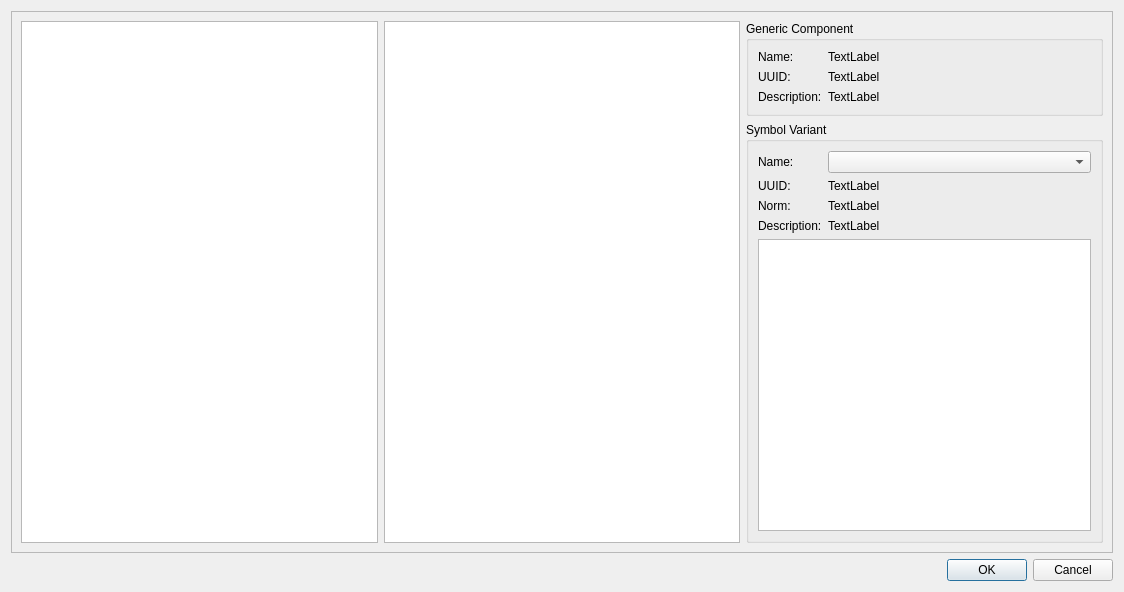
<?xml version="1.0" encoding="UTF-8"?>
<ui version="4.0">
 <class>AddGenCompDialog</class>
 <widget class="QDialog" name="AddGenCompDialog">
  <property name="geometry">
   <rect>
    <x>0</x>
    <y>0</y>
    <width>1124</width>
    <height>592</height>
   </rect>
  </property>
  <property name="windowTitle">
   <string>Add Generic Component</string>
  </property>
  <layout class="QVBoxLayout" name="verticalLayout">
   <item>
    <widget class="QScrollArea" name="scrollArea">
     <property name="horizontalScrollBarPolicy">
      <enum>Qt::ScrollBarAsNeeded</enum>
     </property>
     <property name="widgetResizable">
      <bool>true</bool>
     </property>
     <widget class="QWidget" name="scrollAreaWidgetContents_2">
      <property name="geometry">
       <rect>
        <x>0</x>
        <y>0</y>
        <width>1104</width>
        <height>539</height>
       </rect>
      </property>
      <layout class="QHBoxLayout" name="horizontalLayout">
       <item>
        <widget class="QTreeView" name="treeCategories">
         <property name="editTriggers">
          <set>QAbstractItemView::NoEditTriggers</set>
         </property>
        </widget>
       </item>
       <item>
        <widget class="QListWidget" name="listGenericComponents">
         <property name="minimumSize">
          <size>
           <width>150</width>
           <height>0</height>
          </size>
         </property>
         <property name="sortingEnabled">
          <bool>true</bool>
         </property>
        </widget>
       </item>
       <item>
        <layout class="QVBoxLayout" name="verticalLayout_2">
         <item>
          <widget class="QGroupBox" name="gbxGenComp">
           <property name="title">
            <string>Generic Component</string>
           </property>
           <layout class="QFormLayout" name="formLayout">
            <property name="fieldGrowthPolicy">
             <enum>QFormLayout::AllNonFixedFieldsGrow</enum>
            </property>
            <item row="0" column="0">
             <widget class="QLabel" name="label_4">
              <property name="text">
               <string>Name:</string>
              </property>
             </widget>
            </item>
            <item row="0" column="1">
             <widget class="QLabel" name="lblGenCompName">
              <property name="text">
               <string>TextLabel</string>
              </property>
              <property name="wordWrap">
               <bool>true</bool>
              </property>
              <property name="textInteractionFlags">
               <set>Qt::LinksAccessibleByMouse|Qt::TextSelectableByMouse</set>
              </property>
             </widget>
            </item>
            <item row="1" column="0">
             <widget class="QLabel" name="label_2">
              <property name="text">
               <string>UUID:</string>
              </property>
             </widget>
            </item>
            <item row="1" column="1">
             <widget class="QLabel" name="lblGenCompUuid">
              <property name="text">
               <string>TextLabel</string>
              </property>
              <property name="textInteractionFlags">
               <set>Qt::LinksAccessibleByMouse|Qt::TextSelectableByMouse</set>
              </property>
             </widget>
            </item>
            <item row="2" column="0">
             <widget class="QLabel" name="label_6">
              <property name="text">
               <string>Description:</string>
              </property>
             </widget>
            </item>
            <item row="2" column="1">
             <widget class="QLabel" name="lblGenCompDescription">
              <property name="text">
               <string>TextLabel</string>
              </property>
              <property name="wordWrap">
               <bool>true</bool>
              </property>
              <property name="textInteractionFlags">
               <set>Qt::LinksAccessibleByMouse|Qt::TextSelectableByMouse</set>
              </property>
             </widget>
            </item>
           </layout>
          </widget>
         </item>
         <item>
          <widget class="QGroupBox" name="gbxSymbVar">
           <property name="title">
            <string>Symbol Variant</string>
           </property>
           <layout class="QVBoxLayout" name="verticalLayout_3">
            <item>
             <layout class="QFormLayout" name="formLayout_3">
              <property name="fieldGrowthPolicy">
               <enum>QFormLayout::AllNonFixedFieldsGrow</enum>
              </property>
              <item row="0" column="0">
               <widget class="QLabel" name="label_5">
                <property name="text">
                 <string>Name:</string>
                </property>
               </widget>
              </item>
              <item row="0" column="1">
               <widget class="QComboBox" name="cbxSymbVar"/>
              </item>
              <item row="1" column="0">
               <widget class="QLabel" name="label">
                <property name="text">
                 <string>UUID:</string>
                </property>
               </widget>
              </item>
              <item row="1" column="1">
               <widget class="QLabel" name="lblSymbVarUuid">
                <property name="text">
                 <string>TextLabel</string>
                </property>
                <property name="wordWrap">
                 <bool>true</bool>
                </property>
                <property name="textInteractionFlags">
                 <set>Qt::LinksAccessibleByMouse|Qt::TextSelectableByMouse</set>
                </property>
               </widget>
              </item>
              <item row="3" column="0">
               <widget class="QLabel" name="label_11">
                <property name="text">
                 <string>Description:</string>
                </property>
               </widget>
              </item>
              <item row="3" column="1">
               <widget class="QLabel" name="lblSymbVarDescription">
                <property name="text">
                 <string>TextLabel</string>
                </property>
                <property name="wordWrap">
                 <bool>true</bool>
                </property>
                <property name="textInteractionFlags">
                 <set>Qt::LinksAccessibleByMouse|Qt::TextSelectableByMouse</set>
                </property>
               </widget>
              </item>
              <item row="2" column="0">
               <widget class="QLabel" name="label_3">
                <property name="text">
                 <string>Norm:</string>
                </property>
               </widget>
              </item>
              <item row="2" column="1">
               <widget class="QLabel" name="lblSymbVarNorm">
                <property name="text">
                 <string>TextLabel</string>
                </property>
                <property name="wordWrap">
                 <bool>true</bool>
                </property>
                <property name="textInteractionFlags">
                 <set>Qt::LinksAccessibleByMouse|Qt::TextSelectableByMouse</set>
                </property>
               </widget>
              </item>
             </layout>
            </item>
            <item>
             <widget class="GraphicsView" name="graphicsView">
              <property name="verticalScrollBarPolicy">
               <enum>Qt::ScrollBarAlwaysOff</enum>
              </property>
              <property name="horizontalScrollBarPolicy">
               <enum>Qt::ScrollBarAlwaysOff</enum>
              </property>
             </widget>
            </item>
           </layout>
          </widget>
         </item>
        </layout>
       </item>
      </layout>
     </widget>
    </widget>
   </item>
   <item>
    <widget class="QDialogButtonBox" name="buttonBox">
     <property name="orientation">
      <enum>Qt::Horizontal</enum>
     </property>
     <property name="standardButtons">
      <set>QDialogButtonBox::Cancel|QDialogButtonBox::Ok</set>
     </property>
    </widget>
   </item>
  </layout>
 </widget>
 <customwidgets>
  <customwidget>
   <class>GraphicsView</class>
   <extends>QGraphicsView</extends>
   <header location="global">librepcbcommon/graphics/graphicsview.h</header>
  </customwidget>
 </customwidgets>
 <resources/>
 <connections>
  <connection>
   <sender>buttonBox</sender>
   <signal>accepted()</signal>
   <receiver>AddGenCompDialog</receiver>
   <slot>accept()</slot>
   <hints>
    <hint type="sourcelabel">
     <x>248</x>
     <y>254</y>
    </hint>
    <hint type="destinationlabel">
     <x>157</x>
     <y>274</y>
    </hint>
   </hints>
  </connection>
  <connection>
   <sender>buttonBox</sender>
   <signal>rejected()</signal>
   <receiver>AddGenCompDialog</receiver>
   <slot>reject()</slot>
   <hints>
    <hint type="sourcelabel">
     <x>316</x>
     <y>260</y>
    </hint>
    <hint type="destinationlabel">
     <x>286</x>
     <y>274</y>
    </hint>
   </hints>
  </connection>
 </connections>
</ui>
